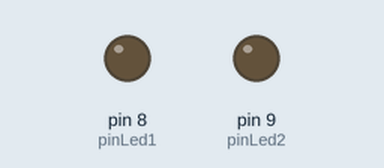
Recording of a sketch running on a simulated Arduino Uno, built with avr-gcc and run on an emulated ATmega328P. Shown: output pins drawn as LEDs (lit = HIGH).

Above: at 0.1 s.
Timing chart, 0 to 40.0 s (numbered marks = the images above):
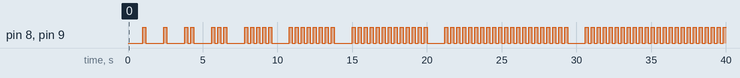

The sketch:

fibonacci.ino
```cpp
int n = 0;
int c = 0;
int a = 0;
int b = 1;
int pinLed1 = 8;
int pinLed2 = 9;

void setup() {

pinMode(pinLed1,OUTPUT);
pinMode(pinLed2,OUTPUT);

}

void prenderled(int veces){

  for( int i = 0; i < veces; i++){
    digitalWrite(pinLed1,HIGH);
    digitalWrite(pinLed2,HIGH);
    delay(200);
    digitalWrite(pinLed1,LOW);
    digitalWrite(pinLed2,LOW);
    delay(200);
  }

}

void loop() {

  if( n == 0){

    prenderled(0);
    delay(1000);
    prenderled(1);
    delay(1000);
  }

c = a;
a = b;
b = c + b;

prenderled(b);
delay(1000);
n++;
}
```

Measured:
- by itself, pin 8 (pinLed1), pin 9 (pinLed2): LOW → HIGH at 1.0 s, → LOW 0.20 s later, → HIGH 1.2 s later, → LOW 0.20 s later, … (155 changes in this stretch)
